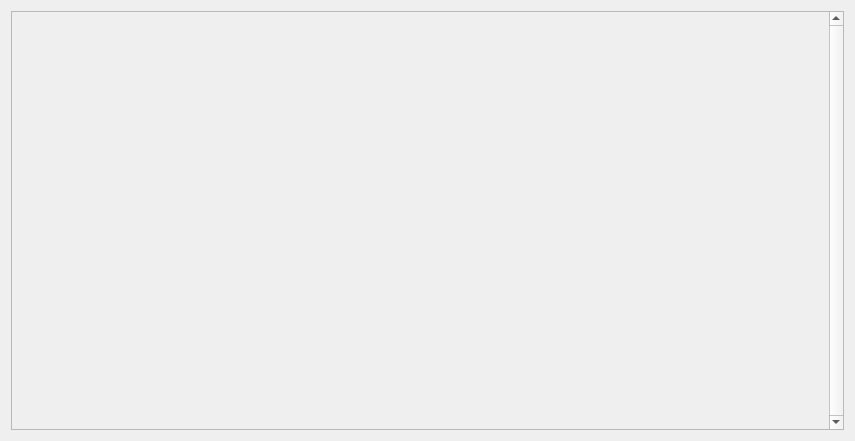
<?xml version="1.0" encoding="UTF-8"?>
<ui version="4.0">
 <class>PartContainer</class>
 <widget class="QWidget" name="PartContainer">
  <property name="geometry">
   <rect>
    <x>0</x>
    <y>0</y>
    <width>855</width>
    <height>441</height>
   </rect>
  </property>
  <property name="windowTitle">
   <string>Form</string>
  </property>
  <layout class="QHBoxLayout" name="horizontalLayout">
   <item>
    <widget class="QScrollArea" name="scrollArea">
     <property name="verticalScrollBarPolicy">
      <enum>Qt::ScrollBarAlwaysOn</enum>
     </property>
     <property name="horizontalScrollBarPolicy">
      <enum>Qt::ScrollBarAlwaysOff</enum>
     </property>
     <property name="widgetResizable">
      <bool>true</bool>
     </property>
     <property name="alignment">
      <set>Qt::AlignLeading|Qt::AlignLeft|Qt::AlignTop</set>
     </property>
     <widget class="QWidget" name="scrollAreaWidgetContents">
      <property name="geometry">
       <rect>
        <x>0</x>
        <y>0</y>
        <width>817</width>
        <height>419</height>
       </rect>
      </property>
      <layout class="QVBoxLayout" name="verticalLayout">
       <property name="sizeConstraint">
        <enum>QLayout::SetDefaultConstraint</enum>
       </property>
       <item>
        <widget class="QWidget" name="widget" native="true">
         <property name="minimumSize">
          <size>
           <width>0</width>
           <height>20</height>
          </size>
         </property>
         <property name="maximumSize">
          <size>
           <width>16777215</width>
           <height>20</height>
          </size>
         </property>
        </widget>
       </item>
       <item>
        <spacer name="verticalSpacer">
         <property name="orientation">
          <enum>Qt::Vertical</enum>
         </property>
         <property name="sizeHint" stdset="0">
          <size>
           <width>20</width>
           <height>40</height>
          </size>
         </property>
        </spacer>
       </item>
      </layout>
     </widget>
    </widget>
   </item>
  </layout>
 </widget>
 <resources/>
 <connections/>
</ui>
